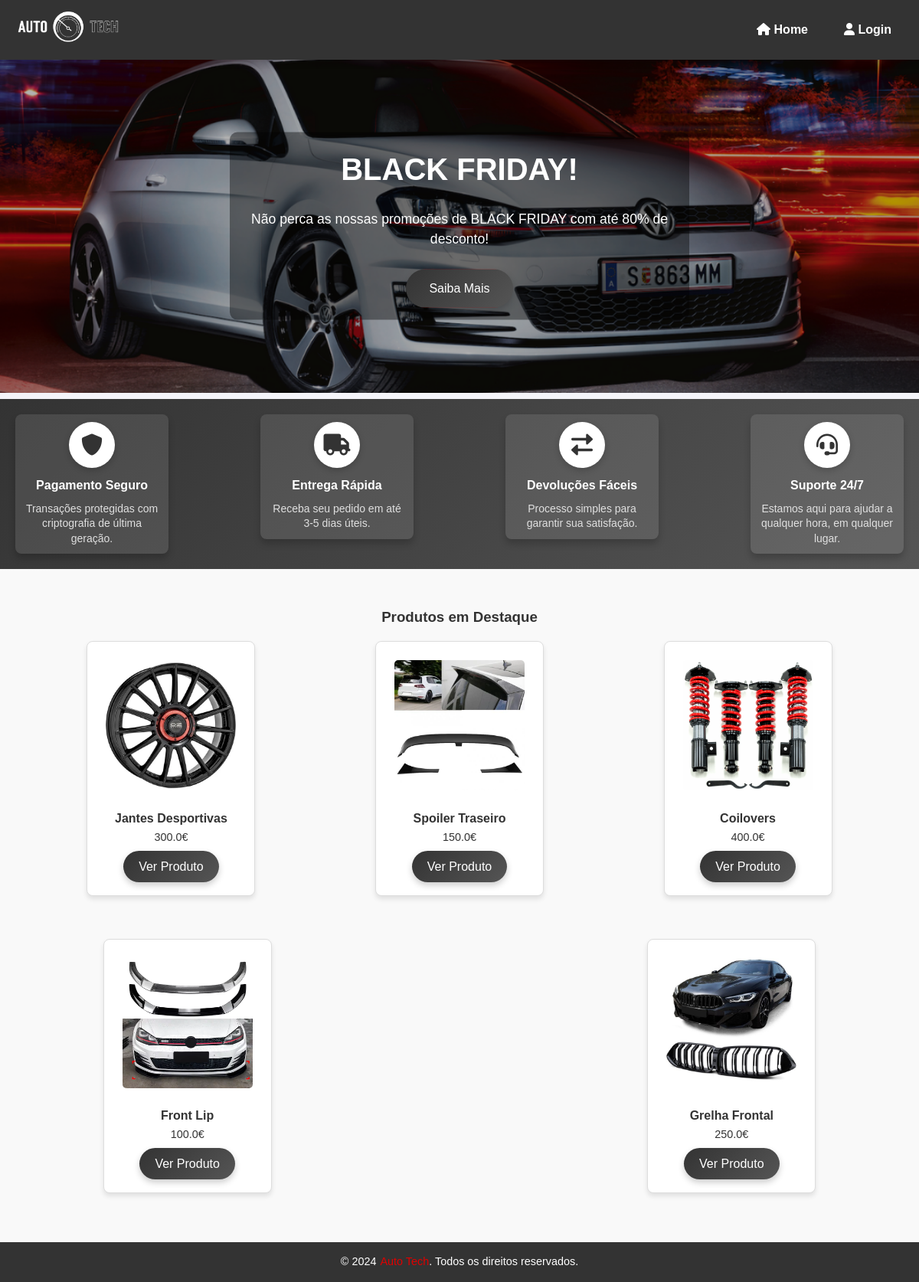
The page / on the database its author committed.
### main.py (models this page shows)
class Produto(db.Model):
    id = db.Column(db.Integer, primary_key=True)
    nome = db.Column(db.String(64), nullable=False)
    preco = db.Column(db.Float, nullable=False)
    descricao = db.Column(db.String(255))
    stock = db.Column(db.Integer, nullable=False)
    rating = db.Column(db.Integer, nullable=False)

### main.py (the view)
@app.route('/')
def index():
    produtos = Produto.query.all()
    return render_template('index.html', name="Produtos Automotivos", produtos=produtos, user=current_user)

### templates/index.html (shortened to what this page needs)
{% extends 'core/base.html' %}
{% block main %}
<main>
    <section class="hero">
        <div class="slider">
            <div class="slides">
                <div class="slide">
                    <img src="{{ url_for('static', filename='images/banner1.png') }}" alt="Promoção de Natal">
                    <div class="content">
                        <h2>BLACK FRIDAY!</h2>
                        <p>Não perca as nossas promoções de BLACK FRIDAY com até 80% de desconto!</p>
                        <a href="#" class="btn">Saiba Mais</a>
                    </div>
                </div>
            </div>
        </div>
    </section>
    <section class="trustbar">
        <div class="trust-item">
            <div class="icon-container">
                <i class="fas fa-shield-alt"></i>
            </div>
            <h3>Pagamento Seguro</h3>
            <p>Transações protegidas com criptografia de última geração.</p>
        </div>
        <div class="trust-item">
            <div class="icon-container">
                <i class="fas fa-truck"></i>
            </div>
            <h3>Entrega Rápida</h3>
            <p>Receba seu pedido em até 3-5 dias úteis.</p>
        </div>
        <div class="trust-item">
            <div class="icon-container">
                <i class="fas fa-exchange-alt"></i>
            </div>
            <h3>Devoluções Fáceis</h3>
            <p>Processo simples para garantir sua satisfação.</p>
        </div>
        <div class="trust-item">
            <div class="icon-container">
                <i class="fas fa-headset"></i>
            </div>
            <h3>Suporte 24/7</h3>
            <p>Estamos aqui para ajudar a qualquer hora, em qualquer lugar.</p>
        </div>
    </section>
    <section class="products">
        <h3>Produtos em Destaque</h3>
        <div class="product-list">
            {% for produto in produtos %}
            <a href="{{ url_for('produto', nome=produto.nome) }}">
                <div class="product">
                    <img src="{{ url_for('static', filename='images/' + produto.nome + '.png') }}" alt="{{ produto.nome }}">
                    <h4>{{ produto.nome }}</h4>
                    <p>{{ produto.preco }}€</p>
                    <a class="btn" href="{{ url_for('produto', nome=produto.nome) }}">Ver Produto</a>
                </div>
            </a>
            {% endfor %}
        </div>
    </section>
</main>
{% endblock %}

### static/css/style.css (style rules this page uses)
* { margin: 0; padding: 0; box-sizing: border-box; }
.hero { position: relative; width: 100%; overflow: hidden; display: flex; align-items: center; justify-content: center; }
.slider { position: relative; width: 100%; height: 100%; }
.slides { display: flex; transition: transform 0.5s ease-in-out; width: 100%; }
.slide { min-width: 100%; height: 100%; position: relative; flex-shrink: 0; }
.slide img { width: 100%; height: 100%; object-fit: cover; }
.content { position: absolute; top: 50%; left: 50%; transform: translate(-50%, -50%); color: #fff; text-align: center; max-width: 80%; padding: 1em; z-index: 2; background: rgba(0, 0, 0, 0.4); border-radius: 10px; }
.content h2 { font-size: 2.5em; margin-bottom: 0.5em; font-weight: bold; }
.content p { font-size: 1.1em; margin-bottom: 1.5em; line-height: 1.5; }
.content .btn { background-color: #DF0101; color: #fff; padding: 12px 30px; font-size: 1em; border-radius: 25px; text-decoration: none; transition: transform 0.3s ease, background-color 0.3s ease; display: inline-block; box-shadow: 0 4px 10px rgba(0, 0, 0, 0.2); }
.btn { background: linear-gradient(135deg, #333, #555); color: #fff; padding: 12px 20px; border: none; border-radius: 25px; cursor: pointer; font-size: 1em; transition: background-color 0.3s ease, transform 0.3s ease, box-shadow 0.3s ease; box-shadow: 0 4px 8px rgba(0, 0, 0, 0.2); text-decoration: none; }
.products { padding: 3em 1em; text-align: center; background-color: #f9f9f9; }
.product-list { display: flex; justify-content: space-around; flex-wrap: wrap; gap: 1.5em; }
.product { background: #fff; border: 1px solid #ddd; border-radius: 8px; padding: 1.5em; margin: 1em; width: 220px; text-align: center; box-shadow: 0 4px 6px rgba(0, 0, 0, 0.1); transition: transform 0.3s ease, box-shadow 0.3s ease; }
.product img { max-width: 100%; height: auto; border-radius: 5px; margin-bottom: 1em; }
.product p { font-size: 0.9em; color: #666; margin-bottom: 1em; }
.product h3, .product p { text-decoration: none; color: inherit; }
.product a { text-decoration: none; color: inherit; }
.product .btn { text-decoration: none; color: white !important; }
main { flex: 1; }
.trustbar { display: flex; justify-content: space-between; align-items: flex-start; background: linear-gradient(135deg, #333, #555); padding: 20px 20px; color: #fff; flex-wrap: wrap; gap: 20px; }
.trust-item { flex: 1 1 150px; max-width: 200px; text-align: center; padding: 10px; border-radius: 8px; background: rgba(255, 255, 255, 0.1); box-shadow: 0 6px 10px rgba(0, 0, 0, 0.2); transition: transform 0.3s ease, box-shadow 0.3s ease; }
.icon-container { display: inline-flex; justify-content: center; align-items: center; width: 60px; height: 60px; margin: 0 auto 10px; background-color: #fff; color: #333; border-radius: 50%; font-size: 28px; box-shadow: 0 3px 8px rgba(0, 0, 0, 0.2); }
.trust-item h3 { font-size: 16px; margin-bottom: 8px; font-weight: bold; color: #fff; }
.trust-item p { font-size: 14px; line-height: 1.4; color: #e0e0e0; }

### rows shown on the page
Produto: nome (picture), nome "Jantes Desportivas", preco "300.0"
Produto: nome (picture), nome "Spoiler Traseiro", preco "150.0"
Produto: nome (picture), nome "Coilovers", preco "400.0"
Produto: nome (picture), nome "Front Lip", preco "100.0"
Produto: nome (picture), nome "Grelha Frontal", preco "250.0"
